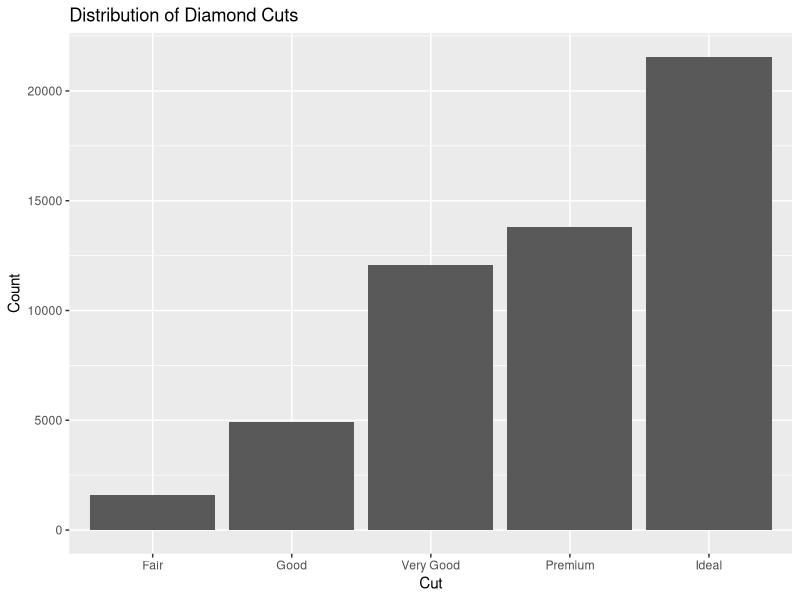
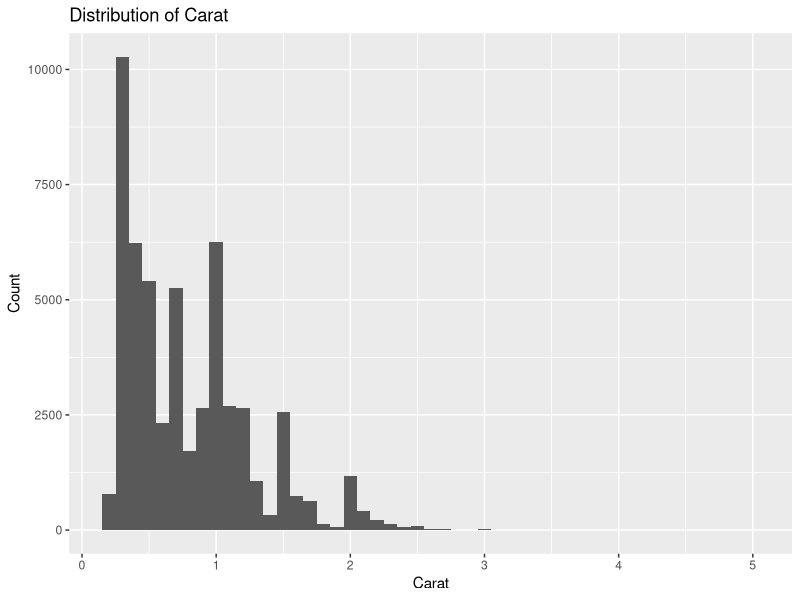
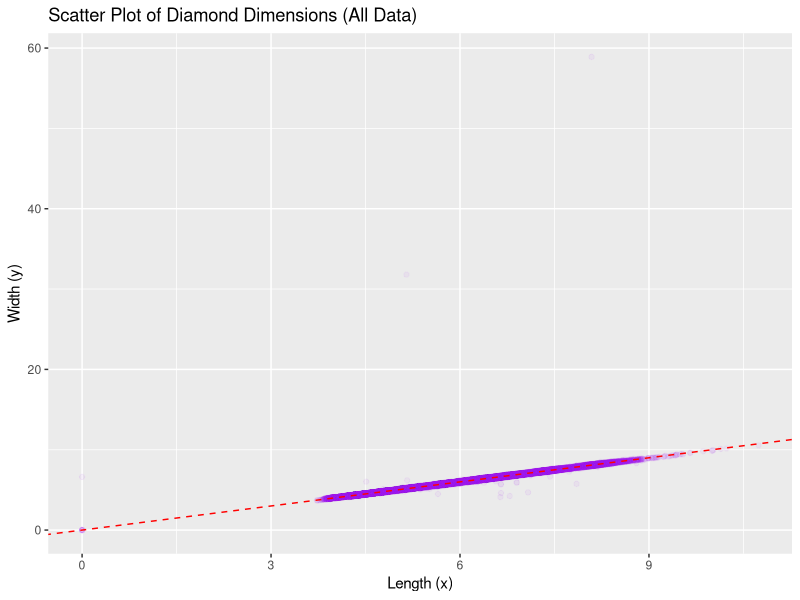
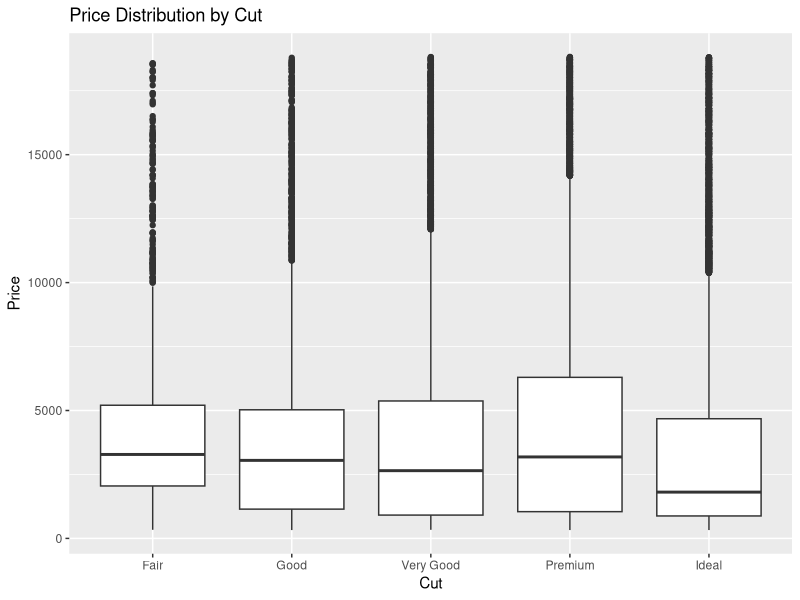
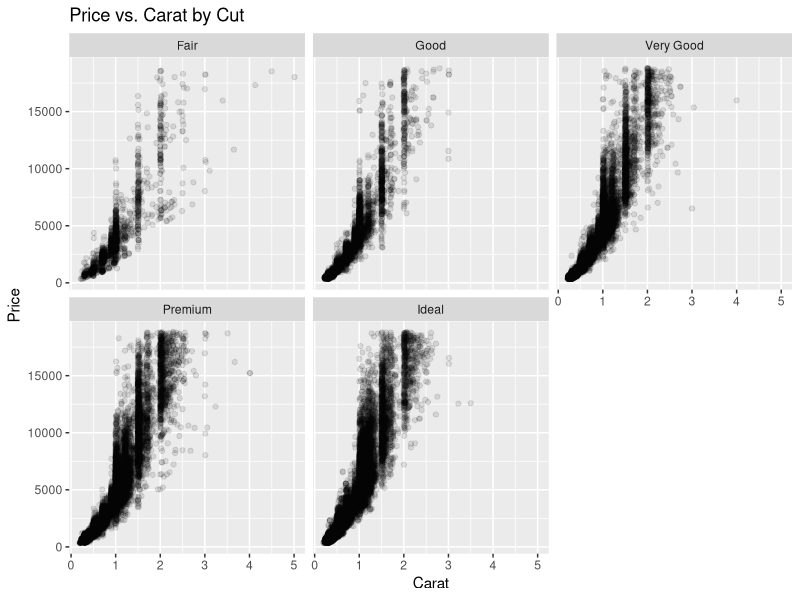

Recreate these plots in R, in order.
## ---- chunk 1
knitr::opts_chunk$set(echo = TRUE)
library(tidyverse)
## ---- chunk 2
data("diamonds")
head(diamonds)
## ---- chunk 3
ggplot(diamonds, aes(x = cut)) +
  geom_bar() +
  labs(title = "Distribution of Diamond Cuts",
       x = "Cut",
       y = "Count")
## ---- chunk 4
ggplot(diamonds, aes(x = carat)) +
  geom_histogram(binwidth = 0.1) +
  labs(title = "Distribution of Carat",
       x = "Carat",
       y = "Count")
## ---- chunk 5
ggplot(diamonds, aes(x = x, y = y)) +
  geom_point(alpha = 0.05, color = "purple") +  # Lower alpha for better visibility
  geom_abline(slope = 1, intercept = 0, color = "red", linetype = "dashed") +
  labs(title = "Scatter Plot of Diamond Dimensions (All Data)",
       x = "Length (x)",
       y = "Width (y)")
## ---- chunk 6
ggplot(diamonds, aes(x = cut, y = price)) +
  geom_boxplot() +
  labs(title = "Price Distribution by Cut",
       x = "Cut",
       y = "Price")
## ---- chunk 7
ggplot(diamonds, aes(x = carat, y = price)) +
  geom_point(alpha = 0.1) +
  facet_wrap(~ cut) +
  labs(title = "Price vs. Carat by Cut",
       x = "Carat",
       y = "Price")
